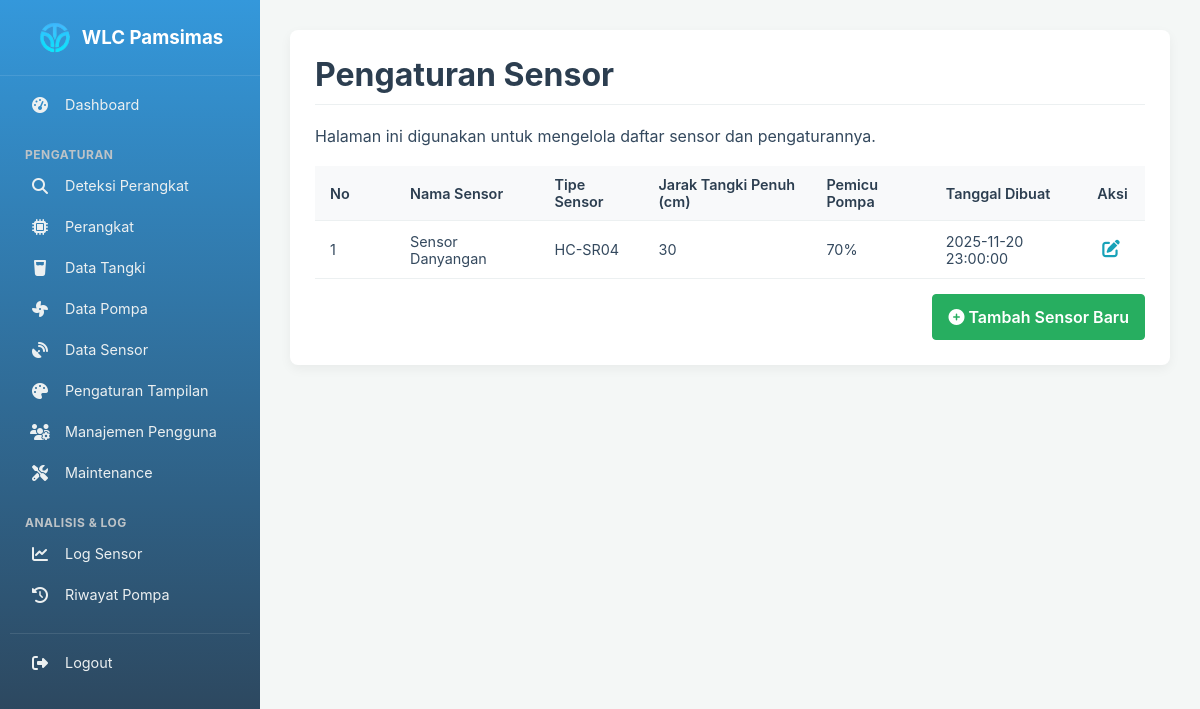
Screenshot of /public/settings/sensors (signed in) with the database file from the repository.
### tables this page shows
CREATE TABLE `sensors` (
  `id` int(11) NOT NULL,
  `sensor_name` varchar(100) NOT NULL,
  `sensor_type` varchar(50) DEFAULT 'HC-SR04',
  `full_tank_distance` int(11) NOT NULL DEFAULT 30 COMMENT 'Jarak sensor saat tangki penuh (cm)',
  `trigger_percentage` int(11) NOT NULL DEFAULT 70 COMMENT 'Persentase level air untuk menyalakan pompa',
  `created_at` timestamp NOT NULL DEFAULT current_timestamp()
);

### app/Controllers/SettingController.php (called while the page is built, shortened)
<?php
class SettingController {
    public function sensors() {
        $data = [
            'title' => 'Pengaturan Sensor',
            'sensors' => Sensor::getAll()
        ];
        view('settings/sensors', $data);
    }
}

### public/index.php (called while the page is built, shortened)
<?php
require_once ROOT_PATH . '/core/helpers.php';
$router = new Router();
$requestUri = parse_url($_SERVER['REQUEST_URI'], PHP_URL_PATH);
$method = $_SERVER['REQUEST_METHOD'];
$scriptName = dirname($_SERVER['SCRIPT_NAME']);
$scriptName = str_replace('\\', '/', $scriptName);
if (strpos($requestUri, $scriptName) === 0 && $scriptName !== '/') {
    $requestUri = substr($requestUri, strlen($scriptName));
}
$cleanUri = $requestUri ?: '/';
$router->dispatch($cleanUri, $method);

### app/Models/Sensor.php (called while the page is built, shortened)
<?php
class Sensor {
    public static function getAll(): array {
        $pdo = \Database::getInstance()->getConnection();
        $sql = "SELECT id, sensor_name, sensor_type, full_tank_distance, trigger_percentage, created_at FROM sensors ORDER BY id ASC";
        $stmt = $pdo->query($sql);
        return $stmt->fetchAll();
    }
}

### app/Views/settings/sensors.php (the view)
<div class="card">
    <h1><?php echo $title ?? 'Pengaturan Sensor'; ?></h1>
    <p>Halaman ini digunakan untuk mengelola daftar sensor dan pengaturannya.</p>
    <div>
        <table class="data-table">
            <thead>
                <tr>
                    <th class="col-number">No</th>
                    <th>Nama Sensor</th>
                    <th>Tipe Sensor</th>
                    <th>Jarak Tangki Penuh (cm)</th>
                    <th>Pemicu Pompa</th>
                    <th>Tanggal Dibuat</th>
                    <th>Aksi</th>
                </tr>
            </thead>
            <tbody>
                <?php $no = 1; ?>
                <?php if (!empty($sensors)): ?>
                    <?php foreach ($sensors as $sensor): ?>
                        <tr>
                            <td class="col-number"><?= $no++ ?></td>
                            <td><?php echo htmlspecialchars($sensor['sensor_name']); ?></td>
                            <td><?php echo htmlspecialchars($sensor['sensor_type']); ?></td>
                            <td><?php echo htmlspecialchars($sensor['full_tank_distance']); ?></td>
                            <td><?php echo htmlspecialchars($sensor['trigger_percentage']); ?>%</td>
                            <td><?php echo htmlspecialchars($sensor['created_at']); ?></td>
                            <td class="action-buttons">
                                <a href="<?= base_url('/settings/sensors/edit/' . $sensor['id']) ?>" class="btn btn-sm btn-info" title="Edit"><i class="fas fa-edit"></i></a>
                            </td>
                        </tr>
                    <?php endforeach; ?>
                <?php else: ?>
                    <tr>
                            <td colspan="7" style="text-align: center;">Belum ada sensor yang terdaftar.</td>
                    </tr>
                <?php endif; ?>
            </tbody>
        </table>
    </div>
    <div class="table-footer-actions">
        <a href="<?= base_url('/settings/sensors/create') ?>" class="btn btn-success">
            <i class="fas fa-plus-circle"></i> Tambah Sensor Baru
        </a>
    </div>
</div>

### public/css/style.css (style rules this page uses)
:root { --primary-color: #3498db; --secondary-color: #2c3e50; --success-color: #27ae60; --light-gray: #ecf0f1; --medium-gray: #bdc3c7; --dark-gray: #7f8c8d; --background-color: #f4f7f6; --card-background: #ffffff; --text-color: #34495e; }
body { font-family: -apple-system, BlinkMacSystemFont, "Segoe UI", Roboto, "Helvetica Neue", Arial, sans-serif; margin: 0; background-color: var(--background-color); color: var(--text-color); }
.card { background-color: var(--card-background); border-radius: 8px; padding: 25px; box-shadow: 0 4px 12px rgba(0,0,0,0.05); }
h1, h2 { color: var(--secondary-color); border-bottom: 1px solid var(--light-gray); padding-bottom: 10px; margin-top: 0; }
table { width: 100%; border-collapse: collapse; }
th, td { padding: 12px 15px; text-align: left; border-bottom: 1px solid var(--light-gray); }
thead th { background-color: #f8f9fa; font-weight: 600; }
.data-table { width: 100%; border-collapse: collapse; margin-top: 20px; font-size: 0.9rem; }
.data-table th, .data-table td { padding: 12px 15px; text-align: left; border-bottom: 1px solid var(--light-gray); vertical-align: middle; padding: 10px 15px; }
.data-table thead th { background-color: #f8f9fa; font-weight: 600; color: var(--secondary-color); }
.btn { display: inline-block; font-weight: 600; color: #212529; text-align: center; vertical-align: middle; cursor: pointer; user-select: none; background-color: transparent; border: 1px solid transparent; padding: 10px 15px; font-size: 1rem; line-height: 1.5; border-radius: 4px; text-decoration: none; transition: color .15s ease-in-out,background-color .15s ease-in-out,border-color .15s ease-in-out,box-shadow .15s ease-in-out; }
.btn-success { color: #fff; background-color: var(--success-color); border-color: var(--success-color); }
.action-buttons .btn { margin-right: 5px; background: transparent !important; border: none; box-shadow: none; padding: 5px; font-size: 1.1rem; }
.action-buttons .btn-info { color: #17a2b8; background-color: transparent; border-color: transparent; }
.btn-sm { padding: 5px 10px; font-size: 0.875rem; line-height: 1.5; border-radius: 3px; }
.btn-info { color: #fff; background-color: #17a2b8; border-color: #17a2b8; }
.table-footer-actions { display: flex; justify-content: flex-end; width: 100%; margin-top: 15px; }
.col-number { width: 50px; text-align: center; }

### rows the page displays
sensors: sensor_name "Sensor Danyangan", sensor_type "HC-SR04", full_tank_distance "30", trigger_percentage "70", created_at "2025-11-20 23:00:00"

### other values shown
$title "Pengaturan Sensor"
